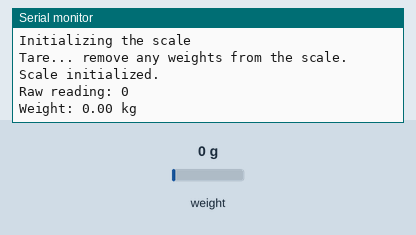
A sketch run on a simulated Arduino Uno, built with avr-gcc and run on an emulated ATmega328P. Parts: the last lines printed to the serial monitor. The inputs (shaded band) are chosen by the test bench; at power-on: weight on the scale 0 g.

Above: at 7.2 s.
7.3 s: weight on the scale set to 100 g
At 7.3 s:
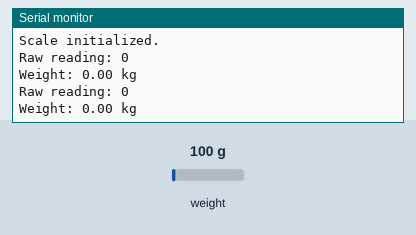
8.8 s: weight on the scale set to 1250 g
At 10.3 s:
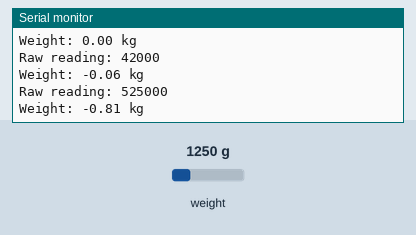
Timing chart, 0 to 11.8 s (numbered marks = the images above; inputs shaded):
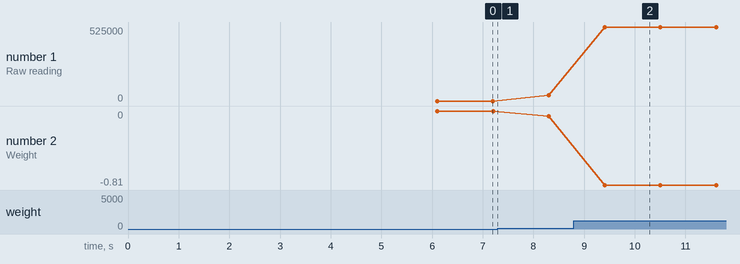

Measured:
- after the input at 8.8 s, the serial monitor: prints a new line after 0.60 s (image 2)
- plotted number 1: 0 → 42000 after the input at 7.3 s, 42000 → 525000 after the input at 8.8 s
- plotted number 2: 0 → -0.06 after the input at 7.3 s, -0.06 → -0.81 after the input at 8.8 s

The sketch:

scale_test.ino
```cpp
#include "HX711.h"

// HX711 circuit wiring
const int LOADCELL_DOUT_PIN = 4; // D2 on NodeMCU
const int LOADCELL_SCK_PIN = 0;  // D3 on NodeMCU

HX711 scale;

void setup() {
  Serial.begin(115200);
  scale.begin(LOADCELL_DOUT_PIN, LOADCELL_SCK_PIN);

  Serial.println("Initializing the scale");

  // Optional: Set the scale to zero
  Serial.println("Tare... remove any weights from the scale.");
  delay(5000);
  scale.tare(); // Reset the scale to 0

  Serial.println("Scale initialized.");
}

void loop() {
  if (scale.is_ready()) {
    long reading = scale.read();
    Serial.print("Raw reading: ");
    Serial.println(reading);

    float weight = reading / -650000.0; // Example calibration
    Serial.print("Weight: ");
    Serial.print(weight);
    Serial.println(" kg");
  } else {
    Serial.println("HX711 not found.");
  }

  delay(1000);
}
```
